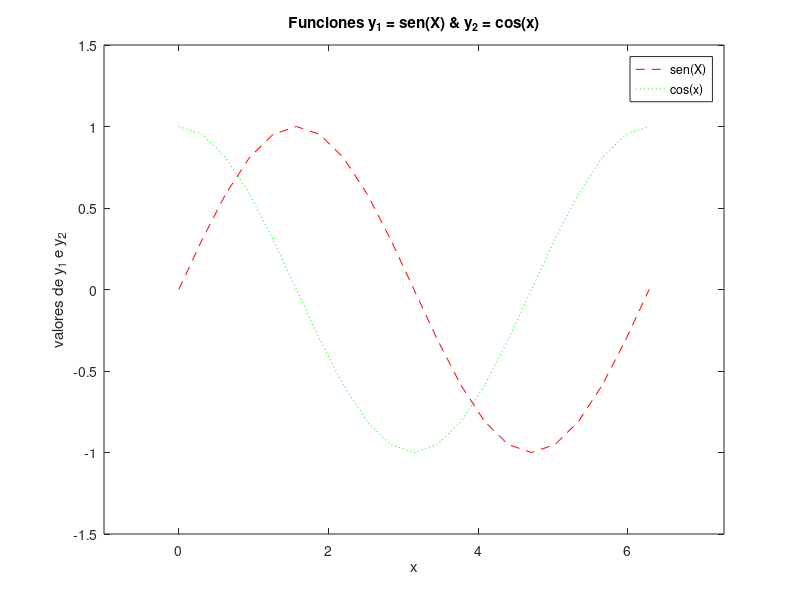

MATLAB code to generate this figure:
%%%%%%%%%%%%%%%%%%%%%%%%%%%%%%%%%%%%%%%%%%%%%%%%%%%%%%%%%%%%%%%%%%%%%%%%%%%
%                                                                         %
% Unidad 5. Introducci�n a la programaci�n con MatLAB                     %
%                                                                         %
% Ejercicio#6                                                             %
%                                                                         %
% IEEE Secci�n Argentina                                                  %
%                                                                         %
%                                                                         %
%%%%%%%%%%%%%%%%%%%%%%%%%%%%%%%%%%%%%%%%%%%%%%%%%%%%%%%%%%%%%%%%%%%%%%%%%%%

clear
clc

%% Item 1 - Gr�fico y = sen(X)

x = 0:0.1*pi:2*pi;
y = sin(x);
plot(x,y);

%% Item 2 - T�tulo y etiqueta

title('Funci�n y = sen(x)');
xlabel('x');
ylabel('sen(x)');

%% Item 3 - Gr�fico y_1 = sen(X) ; y_2 = cos(x)

x = 0:0.1*pi:2*pi;
y_1 = sin(x);
y_2 = cos(x);
plot(x,y_1,x,y_2);
title('Funciones y_1 = sen(X) & y_2 = cos(x)');
xlabel('x');
ylabel('valores de y_1 e y_2');

%% Item 4 - Idem 3 con propiedades

x = 0:0.1*pi:2*pi;
y_1 = sin(x);
y_2 = cos(x);
plot(x,y_1,'-- r',x,y_2,': g');
title('Funciones y_1 = sen(X) & y_2 = cos(x)');
xlabel('x');
ylabel('valores de y_1 e y_2');

%% Item 5 - Utilizaci�n de leyendas

legend('sen(X)','cos(x)');

%% Item 6 - Ajuste de ejes

axis([-1,2*pi+1,-1.5,1.5]);
